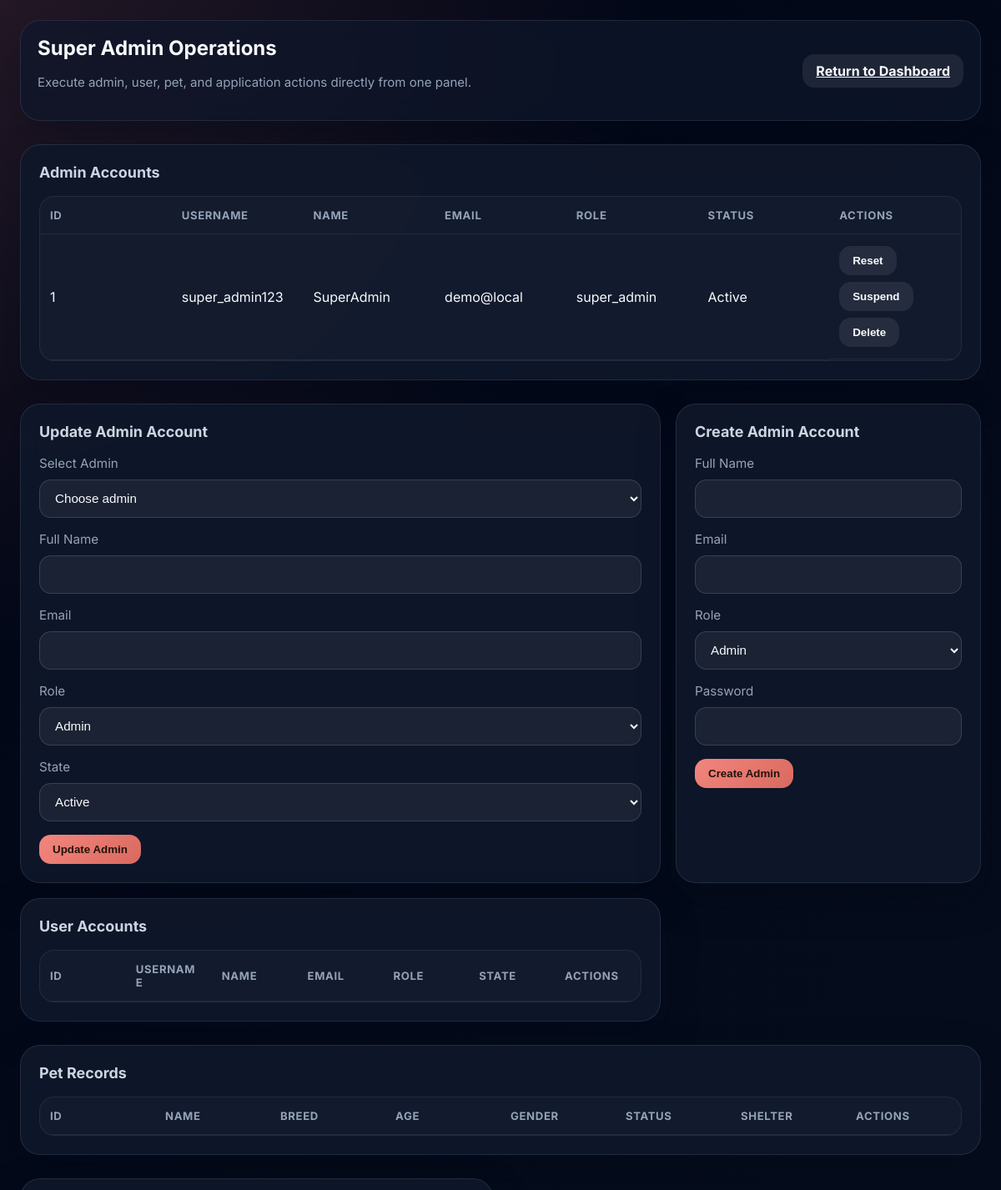
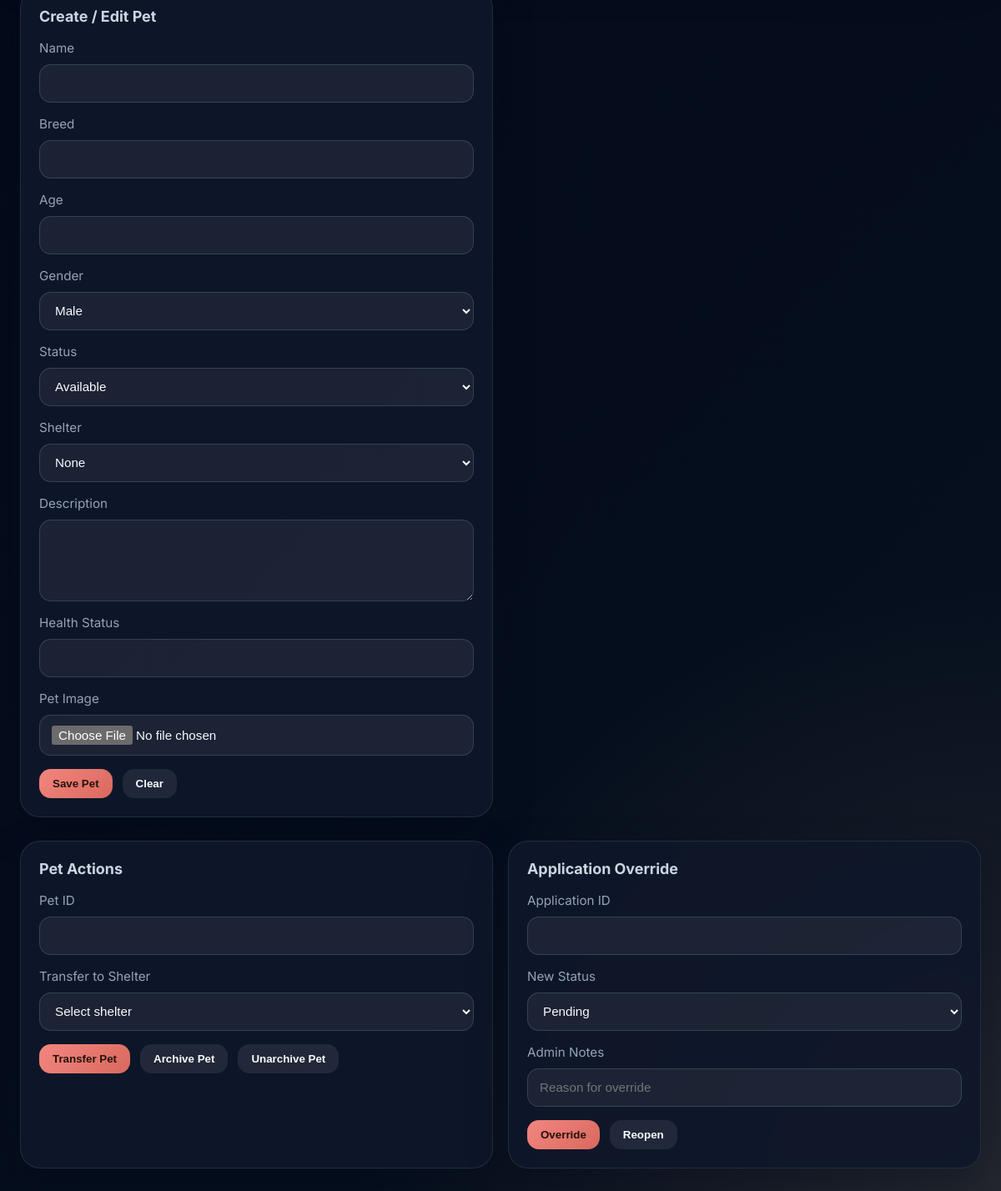
Page /super_admin_actions.php (signed in) on the committed database (2 pictures, top to bottom).
### tables this page shows
CREATE TABLE IF NOT EXISTS `users` (
  `id` INT AUTO_INCREMENT PRIMARY KEY,
  `username` VARCHAR(80) DEFAULT NULL UNIQUE,
  `full_name` VARCHAR(150) NOT NULL,
  `first_name` VARCHAR(60) NOT NULL,
  `middle_name` VARCHAR(60) DEFAULT NULL,
  `last_name` VARCHAR(60) NOT NULL,
  `suffix` VARCHAR(60) DEFAULT NULL,
  `email` VARCHAR(150) NOT NULL UNIQUE,
  `password` VARCHAR(255) NOT NULL,
  `address` VARCHAR(255) DEFAULT NULL,
  `phone` VARCHAR(50) DEFAULT NULL,
  `contact_preference` VARCHAR(20) DEFAULT NULL,
  `role` VARCHAR(20) NOT NULL DEFAULT 'user',
  `is_suspended` TINYINT(1) NOT NULL DEFAULT 0,
  `is_deleted` TINYINT(1) NOT NULL DEFAULT 0,
  `is_verified` TINYINT(1) NOT NULL DEFAULT 0,
  `created_at` DATETIME DEFAULT CURRENT_TIMESTAMP
);

### super_admin_actions.php (the view, shortened to what this page needs)
<?php
require_once __DIR__ . '/auth_helper.php';
function fetchRows($conn, $sql) {
    $rows = [];
    $result = $conn->query($sql);
    if ($result) {
        while ($row = $result->fetch_assoc()) {
            $rows[] = $row;
        }
    }
    return $rows;
}
$admins = fetchRows($conn, "SELECT id, username, full_name, email, role, is_verified, is_suspended, is_deleted, created_at FROM users WHERE role IN ('admin', 'super_admin', 'super') ORDER BY created_at DESC");
?>
<!DOCTYPE html>
<html lang="en">
<head>
</head>
<body>
<div class="container">
    <div class="header">
        <div>
            <h1>Super Admin Operations</h1>
            <p class="note">Execute admin, user, pet, and application actions directly from one panel.</p>
        </div>
        <a class="btn btn-secondary" href="super_admin_dashboard.php">Return to Dashboard</a>
    </div>
    <section class="section">
        <div class="card">
            <h2>Admin Accounts</h2>
            <div class="table-wrap">
                <table>
                    <thead><tr><th>ID</th><th>Username</th><th>Name</th><th>Email</th><th>Role</th><th>Status</th><th>Actions</th></tr></thead>
                    <tbody>
                    <?php foreach ($admins as $admin): ?>
                        <tr>
                            <td><?php echo $admin['id']; ?></td>
                            <td><?php echo htmlspecialchars($admin['username']); ?></td>
                            <td><?php echo htmlspecialchars($admin['full_name']); ?></td>
                            <td><?php echo htmlspecialchars($admin['email']); ?></td>
                            <td><?php echo htmlspecialchars($admin['role']); ?></td>
                            <td><?php echo $admin['is_deleted'] ? 'Deleted' : ($admin['is_suspended'] ? 'Suspended' : 'Active'); ?></td>
                            <td class="inline-actions">
                                <button class="btn btn-secondary" onclick="resetAdminPassword(<?php echo $admin['id']; ?>)">Reset</button>
                                <button class="btn btn-secondary" onclick="toggleAdminState(<?php echo $admin['id']; ?>, <?php echo $admin['is_suspended'] ? 0 : 1; ?>)"><?php echo $admin['is_suspended'] ? 'Unsuspend' : 'Suspend'; ?></button>
                                <?php if (!$admin['is_deleted']): ?>
                                    <button class="btn btn-secondary" onclick="deleteAdmin(<?php echo $admin['id']; ?>)">Delete</button>
                                <?php else: ?>
                                    <button class="btn btn-primary" onclick="restoreAdmin(<?php echo $admin['id']; ?>)">Restore</button>
                                <?php endif; ?>
                            </td>
                        </tr>
                    <?php endforeach; ?>
                    </tbody>
                </table>
            </div>
        </div>
    </section>
    <section class="section grid">
        <div class="card">
            <h2>Update Admin Account</h2>
            <form id="adminUpdateForm">
                <div class="input-group"><label>Select Admin</label><select id="updateAdminSelect" name="id" required><option value="">Choose admin</option></select></div>
                <div class="input-group"><label>Full Name</label><input type="text" name="full_name" id="updateFullName" required></div>
                <div class="input-group"><label>Email</label><input type="email" name="email" id="updateEmail" required></div>
                <div class="input-group"><label>Role</label><select name="role" id="updateRole"><option value="admin">Admin</option><option value="super_admin">Super Admin</option></select></div>
                <div class="input-group"><label>State</label><select name="state" id="updateState"><option value="0">Active</option><option value="1">Suspended</option><option value="2">Deleted</option></select></div>
                <div class="action-row"><button class="btn btn-primary" type="submit">Update Admin</button></div>
            </form>
        </div>
        <div class="card">
            <h2>Create Admin Account</h2>
            <form id="adminCreateForm">
                <div class="input-group"><label>Full Name</label><input type="text" name="full_name" required></div>
                <div class="input-group"><label>Email</label><input type="email" name="email" required></div>
                <div class="input-group"><label>Role</label><select name="role"><option value="admin">Admin</option><option value="super_admin">Super Admin</option></select></div>
                <div class="input-group"><label>Password</label><input type="password" name="password" required></div>
                <div class="action-row"><button class="btn btn-primary" type="submit">Create Admin</button></div>
            </form>
        </div>
        <div class="card">
            <h2>User Accounts</h2>
            <div class="table-wrap">
                <table>
                    <thead><tr><th>ID</th><th>Username</th><th>Name</th><th>Email</th><th>Role</th><th>State</th><th>Actions</th></tr></thead>
                </table>
            </div>
        </div>
    </section>
    <section class="section">
        <div class="card">
            <h2>Pet Records</h2>
            <div class="table-wrap">
                <table>
                    <thead><tr><th>ID</th><th>Name</th><th>Breed</th><th>Age</th><th>Gender</th><th>Status</th><th>Shelter</th><th>Actions</th></tr></thead>
                </table>
            </div>
        </div>
    </section>
    <section class="section grid" id="petFormSection">
        <div class="card">
            <h2 id="petFormTitle">Create / Edit Pet</h2>
            <form id="petForm" enctype="multipart/form-data">
                <div class="input-group"><label>Name</label><input type="text" name="name" id="petName" required></div>
                <div class="input-group"><label>Breed</label><input type="text" name="breed" id="petBreed" required></div>
                <div class="input-group"><label>Age</label><input type="text" name="age" id="petAge"></div>
                <div class="input-group"><label>Gender</label><select name="gender" id="petGender"><option value="Male">Male</option><option value="Female">Female</option><option value="Unknown">Unknown</option></select></div>
                <div class="input-group"><label>Status</label><select name="status" id="petStatus"><option value="available">Available</option></select></div>
                <div class="input-group"><label>Shelter</label><select name="shelter_id" id="petShelter">
                    <option value="0">None</option>
                </select></div>
                <div class="input-group"><label>Description</label><textarea name="description" id="petDescription" rows="4"></textarea></div>
                <div class="input-group"><label>Health Status</label><input type="text" name="health_status" id="petHealth"></div>
                <div class="input-group"><label>Pet Image</label><input type="file" name="image" id="petImage" accept="image/*"></div>
                <div class="action-row"><button class="btn btn-primary" type="button" onclick="savePet()">Save Pet</button><button class="btn btn-secondary" type="button" onclick="resetPetForm()">Clear</button></div>
            </form>
        </div>
    </section>
    <section class="section grid">
        <div class="card">
            <h2>Pet Actions</h2>
            <form id="petActionForm">
                <div class="input-group"><label>Pet ID</label><input type="number" name="id" required></div>
                <div class="input-group"><label>Transfer to Shelter</label><select name="shelter_id" required>
                    <option value="">Select shelter</option>
                </select></div>
                <div class="action-row"><button class="btn btn-primary" type="button" onclick="transferPet()">Transfer Pet</button><button class="btn btn-secondary" type="button" onclick="archivePet()">Archive Pet</button><button class="btn btn-secondary" type="button" onclick="unarchivePet()">Unarchive Pet</button></div>
            </form>
        </div>
        <div class="card">
            <h2>Application Override</h2>
            <form id="appActionForm">
                <div class="input-group"><label>Application ID</label><input type="number" name="id" required></div>
                <div class="input-group"><label>New Status</label><select name="status" required>
                    <option value="pending">Pending</option>
                </select></div>
                <div class="input-group"><label>Admin Notes</label><input type="text" name="admin_notes" placeholder="Reason for override"></div>
                <div class="action-row"><button class="btn btn-primary" type="button" onclick="overrideApplication()">Override</button><button class="btn btn-secondary" type="button" onclick="reopenApplication()">Reopen</button></div>
            </form>
        </div>
    </section>
</div>
</body>
</html>

### super_admin_actions.php (style rules this page uses)
:root { color-scheme: dark; --bg: #020617; --panel: rgba(15, 23, 42, 0.92); --panel-soft: rgba(15, 23, 42, 0.78); --text: #f8fafc; --muted: #94a3b8; --accent: #F2867E; --accent-2: #F6C9A0; --border: rgba(148, 163, 184, 0.16); --shadow: 0 18px 45px rgba(2, 8, 23, 0.35); }
* { box-sizing: border-box; }
body { margin:0; font-family:'Inter',sans-serif; color:var(--text); min-height:100vh; background: radial-gradient(circle at top left, rgba(242,134,126,.14), transparent 25%), radial-gradient(circle at bottom right, rgba(246,201,160,.12), transparent 24%), linear-gradient(135deg, #020617 0%, #07111f 100%); }
.container { max-width:1440px;margin:0 auto;padding:24px 24px 40px; }
.header { display:flex;flex-wrap:wrap;align-items:center;justify-content:space-between;gap:16px;margin-bottom:24px;padding:18px 20px;background:rgba(15,23,42,.72);border:1px solid var(--border);border-radius:24px;box-shadow:var(--shadow);backdrop-filter:blur(14px); }
.header h1 { margin:0;font-size:clamp(1.4rem,2vw,2rem); }
.grid { display:grid;grid-template-columns:1fr 1fr;gap:18px; }
.card { background:var(--panel);border:1px solid var(--border);border-radius:24px;padding:22px;box-shadow:var(--shadow);backdrop-filter:blur(12px);transition:transform .18s ease,border-color .18s ease; }
.card h2 { margin:0 0 12px;font-size:1.08rem;color:#cbd5e1; }
.table-wrap { overflow-x:auto;border:1px solid rgba(148,163,184,.12);border-radius:18px;background:rgba(255,255,255,.025); }
table { width:100%;border-collapse:collapse;color:var(--text);table-layout:fixed;min-width:720px; }
th,td { padding:14px 12px;text-align:left;border-bottom:1px solid rgba(148,163,184,.12);overflow-wrap:anywhere;word-break:break-word; }
th { color:var(--muted);font-size:.82rem;text-transform:uppercase;letter-spacing:.05em; }
.btn { display:inline-flex;align-items:center;justify-content:center;padding:10px 16px;border-radius:14px;border:none;cursor:pointer;font-weight:700;transition:transform .18s ease,background .18s ease,box-shadow .18s ease; }
.btn-primary { background:linear-gradient(135deg,var(--accent),#D9695F);color:#241209; }
.btn-secondary { background:rgba(255,255,255,.08);color:var(--text); }
.input-group { display:grid;gap:10px;margin-bottom:16px; }
.input-group label { font-size:.95rem;color:var(--muted); }
.input-group input, .input-group select, .input-group textarea { width:100%;padding:12px 14px;border-radius:14px;border:1px solid rgba(148,163,184,.24);background:rgba(255,255,255,.06);color:var(--text);font-size:0.95rem;min-height:46px;appearance:auto;-webkit-appearance:menulist;-moz-appearance:menulist; }
.input-group select option { color:#020617;background:#f8fafc;padding:8px; }
.section { margin-top:28px; }
.section h2 { margin-bottom:18px;font-size:1.12rem; }
.note { color:var(--muted);font-size:.94rem;line-height:1.6; }
.action-row { display:flex;flex-wrap:wrap;gap:12px;margin-top:16px; }
.inline-actions { display:flex;flex-wrap:wrap;gap:8px; }

### rows in the picture
users: id "1", username "super_admin123", full_name "SuperAdmin", email "demo@local", role "super_admin", is_deleted "Active", is_suspended "Suspend"
